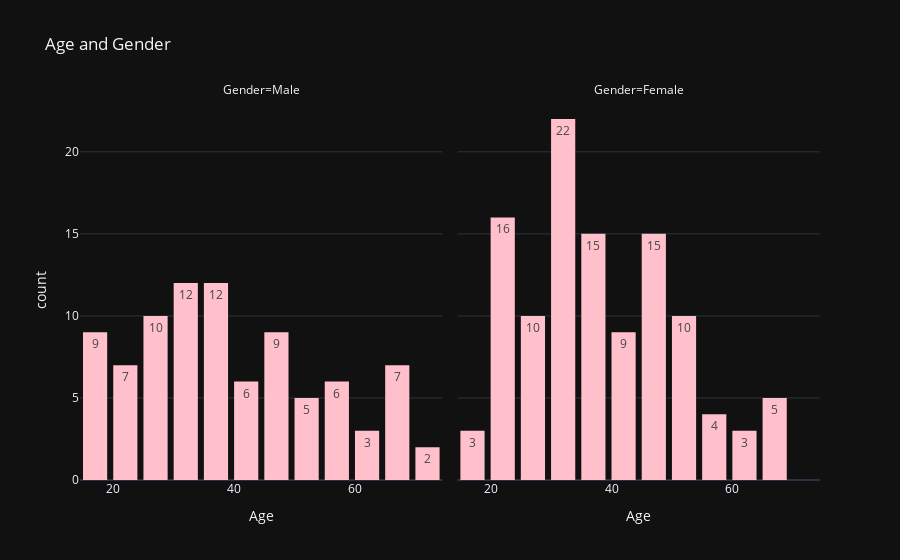

Notebook code for this chart:
### Markdown cell above
It seems there are more "Female" customers than "Male" customers

### Code cell
fig = px.histogram(data_frame=data, x="Age", facet_col="Gender", color_discrete_sequence=["pink"],
                   title="Age and Gender", barmode="group", text_auto=True)
fig.update_layout(bargap=0.2)
fig.show()

### Figure 1 — Plotly figure (JSON) as saved in the notebook; plotly's stock layout.template omitted (floating-point values rounded to 4 significant figures)
{"data": [{"alignmentgroup": "True", "bingroup": "x", "hovertemplate": "Gender=Male<br>Age=%{x}<br>count=%{y}<extra></extra>", "legendgroup": "", "marker": {"color": "pink", "pattern": {"shape": ""}}, "name": "", "offsetgroup": "", "orientation": "v", "showlegend": false, "texttemplate": "%{value}", "x": [19, 21, 64, 67, 37, 22, 20, 52, 35, 25, 31, 29, 35, 60, 53, 18, 24, 48, 33, 59, 47, 69, 53, 70, 19, 63, 18, 19, 70, 59, 26, 40, 57, 38, 67, 48, 18, 48, 24, 48, 20, 67, 26, 49, 54, 68, 66, 65, 19, 27, 39, 43, 40, 59, 38, 47, 39, 20, 32, 19, 32, 25, 28, 48, 34, 43, 39, 37, 34, 19, 50, 42, 32, 40, 28, 36, 36, 58, 27, 59, 35, 46, 30, 28, 33, 32, 32, 30], "xaxis": "x", "yaxis": "y", "type": "histogram"}, {"alignmentgroup": "True", "bingroup": "x", "hovertemplate": "Gender=Female<br>Age=%{x}<br>count=%{y}<extra></extra>", "legendgroup": "", "marker": {"color": "pink", "pattern": {"shape": ""}}, "name": "", "offsetgroup": "", "orientation": "v", "showlegend": false, "texttemplate": "%{value}", "x": [20, 23, 31, 22, 35, 23, 30, 35, 58, 24, 35, 35, 46, 54, 45, 40, 23, 21, 49, 21, 42, 30, 36, 20, 65, 31, 49, 24, 50, 27, 29, 31, 49, 31, 50, 51, 27, 67, 54, 43, 68, 32, 47, 60, 60, 45, 23, 49, 46, 21, 55, 22, 34, 50, 68, 40, 32, 47, 27, 23, 49, 21, 66, 19, 38, 18, 19, 63, 49, 51, 50, 38, 40, 23, 31, 25, 31, 29, 44, 35, 57, 28, 32, 32, 34, 44, 38, 47, 27, 30, 30, 56, 29, 31, 36, 33, 36, 52, 30, 37, 32, 29, 41, 54, 41, 36, 34, 32, 38, 47, 35, 45], "xaxis": "x2", "yaxis": "y2", "type": "histogram"}], "layout": {"xaxis": {"anchor": "y", "domain": [0.0, 0.49], "title": {"text": "Age"}}, "yaxis": {"anchor": "x", "domain": [0.0, 1.0], "title": {"text": "count"}}, "xaxis2": {"anchor": "y2", "domain": [0.51, 1.0], "matches": "x", "title": {"text": "Age"}}, "yaxis2": {"anchor": "x2", "domain": [0.0, 1.0], "matches": "y", "showticklabels": false}, "annotations": [{"font": {}, "showarrow": false, "text": "Gender=Male", "x": 0.245, "xanchor": "center", "xref": "paper", "y": 1.0, "yanchor": "bottom", "yref": "paper"}, {"font": {}, "showarrow": false, "text": "Gender=Female", "x": 0.755, "xanchor": "center", "xref": "paper", "y": 1.0, "yanchor": "bottom", "yref": "paper"}], "legend": {"tracegroupgap": 0}, "title": {"text": "Age and Gender"}, "barmode": "group", "bargap": 0.2}}
